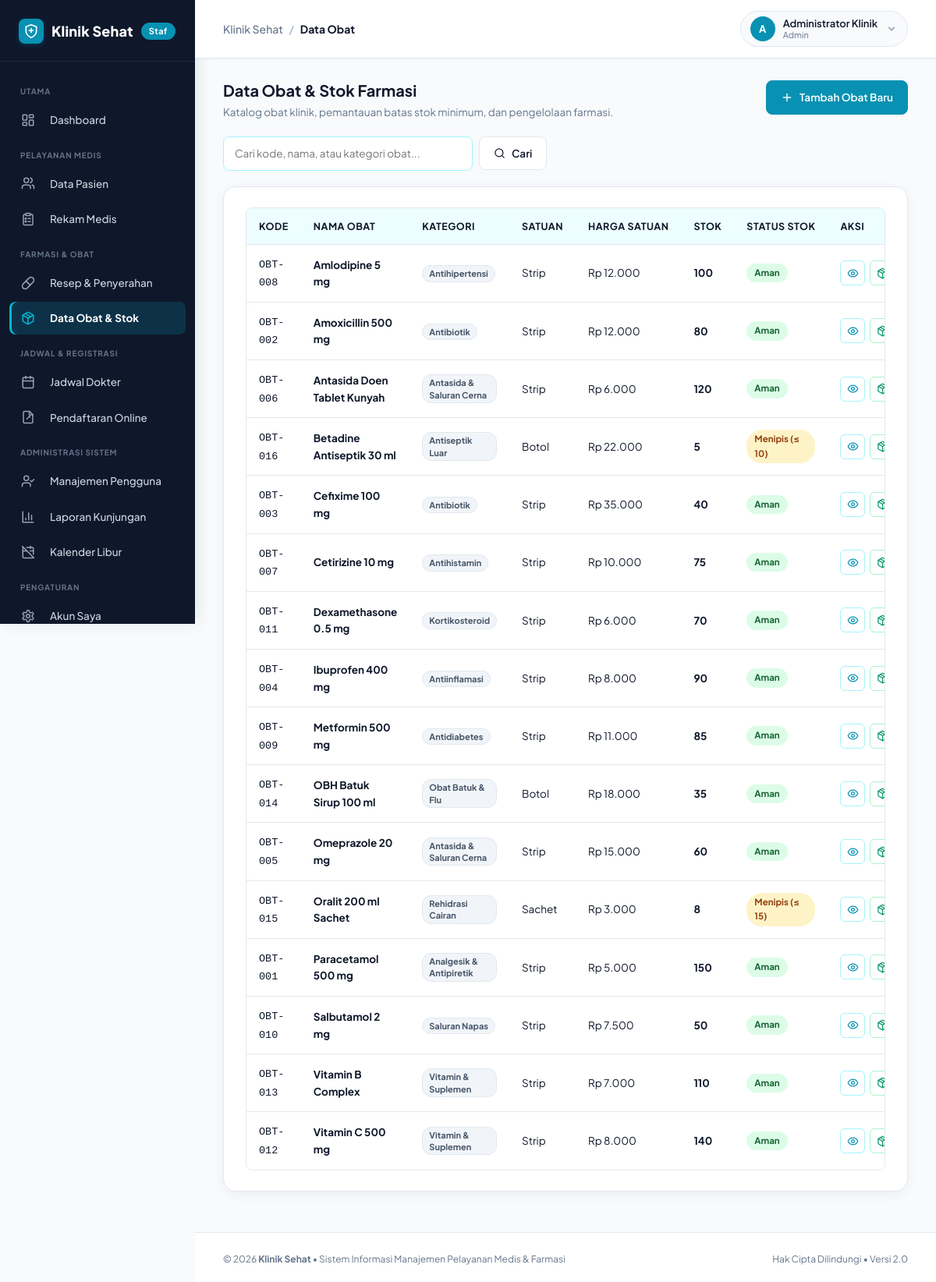
Screenshot of /index.php?url=obat (signed in) with the database file from the repository.
### tables this page shows
CREATE TABLE users (
    id_user INT AUTO_INCREMENT PRIMARY KEY,
    nama VARCHAR(100) NOT NULL,
    username VARCHAR(50) NOT NULL UNIQUE,
    password VARCHAR(255) NOT NULL,
    role ENUM('admin', 'resepsionis', 'dokter', 'apoteker') NOT NULL DEFAULT 'admin',
    is_active TINYINT(1) NOT NULL DEFAULT 1,
    aktif_mulai DATE NOT NULL,
    aktif_sampai DATE NOT NULL,
    created_at TIMESTAMP DEFAULT CURRENT_TIMESTAMP
);

CREATE TABLE obat (
    id_obat INT AUTO_INCREMENT PRIMARY KEY,
    kode_obat VARCHAR(30) NOT NULL UNIQUE,
    nama_obat VARCHAR(100) NOT NULL,
    kategori VARCHAR(100),
    satuan VARCHAR(30) NOT NULL,
    harga DECIMAL(12,2) NOT NULL DEFAULT 0,
    stok INT NOT NULL DEFAULT 0,
    stok_minimum INT NOT NULL DEFAULT 10,
    created_at TIMESTAMP DEFAULT CURRENT_TIMESTAMP
);

### controllers/ObatController.php (called while the page is built, shortened)
<?php
class ObatController extends Controller
{
    private $obat;
    public function __construct()
    {
        require_role('admin', 'apoteker', 'dokter');
        $this->obat = new Obat();
    }
    public function index()
    {
        $search = trim($_GET['q'] ?? '');
        $this->view('obat/index', [
            'title'  => 'Data Obat',
            'items'  => $this->obat->all($search),
            'search' => $search
        ]);
    }
}

### index.php (called while the page is built, shortened)
<?php
require_once __DIR__ . '/core/Database.php';
require_once __DIR__ . '/core/Icon.php';
function icon($name, $class = '', $size = 18, $strokeWidth = 2)
{
    return Icon::render($name, $class, $size, $strokeWidth);
}
function e($value)
{
    return htmlspecialchars((string) $value, ENT_QUOTES, 'UTF-8');
}
function route($path = '')
{
    return BASE_URL . '/index.php?url=' . $path;
}
function asset($path)
{
    $file = __DIR__ . '/public/' . $path;
    $version = is_file($file) ? '?v=' . filemtime($file) : '';
    return BASE_URL . '/public/' . $path . $version;
}
function rupiah($angka)
{
    return 'Rp ' . number_format((float) $angka, 0, ',', '.');
}
function is_logged_in()
{
    return isset($_SESSION['user']);
}
function current_user()
{
    return $_SESSION['user'] ?? null;
}
function has_role(...$roles)
{
    return is_logged_in() && in_array($_SESSION['user']['role'], $roles, true);
}
function require_login()
{
    $stmt = Database::connect()->prepare(
        "SELECT id_user, nama, username, role, is_active, aktif_mulai, aktif_sampai
         FROM users WHERE id_user = ? LIMIT 1"
    );
    $stmt->execute([$_SESSION['user']['id_user']]);
}
function require_role(...$roles)
{
    require_login();
}
$url = trim($_GET['url'] ?? 'beranda', '/');
$parts = $url === '' ? ['beranda'] : explode('/', $url);
$method = preg_replace('/[^a-zA-Z]/', '', $parts[1] ?? 'index');
$params = array_slice($parts, 2);
$controller = new $class();
call_user_func_array([$controller, $method], $params);

### core/Database.php (called while the page is built, shortened)
<?php
class Database
{
    private static $pdo = null;
    public static function connect()
    {
        if (self::$pdo === null) {
            try {
                $dsn = "mysql:host=" . DB_HOST .
                       ";port=" . DB_PORT .
                       ";dbname=" . DB_NAME .
                       ";charset=utf8mb4";
                self::$pdo = new PDO(
                    $dsn,
                    DB_USER,
                    DB_PASS,
                    [
                        PDO::ATTR_ERRMODE => PDO::ERRMODE_EXCEPTION,
                        PDO::ATTR_DEFAULT_FETCH_MODE => PDO::FETCH_ASSOC,
                        PDO::ATTR_EMULATE_PREPARES => false
                    ]
                );
            } catch (PDOException $e) {
                error_log('Database connection failed: ' . $e->getMessage());
                http_response_code(500);
                die('Layanan sedang tidak tersedia. Silakan coba kembali.');
            }
        }
        return self::$pdo;
    }
}

### models/Obat.php (called while the page is built, shortened)
<?php
class Obat extends Model
{
    public function all($search = '')
    {
        return $this->db->query("SELECT * FROM obat ORDER BY nama_obat")->fetchAll();
    }
}

### views/obat/index.php (the view, shortened to what this page needs)
<?php require __DIR__ . '/../layouts/header.php'; ?>
<div class="page-header">
    <div class="page-header-text">
        <h2>Data Obat &amp; Stok Farmasi</h2>
        <p class="muted">Katalog obat klinik, pemantauan batas stok minimum, dan pengelolaan farmasi.</p>
    </div>
    <?php if (has_role('admin', 'apoteker')): ?>
        <div class="page-header-actions">
            <a class="btn btn-primary" href="<?= route('obat/create') ?>">
                <?= icon('plus', '', 16) ?> Tambah Obat Baru
            </a>
        </div>
    <?php endif; ?>
</div>
<div class="toolbar">
    <form method="get" action="<?= BASE_URL ?>/index.php" class="search">
        <input type="text" name="q" value="<?= e($search) ?>" placeholder="Cari kode, nama, atau kategori obat...">
        <button type="submit" class="btn">
            <?= icon('search', '', 15) ?> Cari
        </button>
    </form>
</div>
<div class="panel">
    <div class="table-wrap">
        <table>
            <thead>
                <tr>
                    <th>Kode</th>
                    <th>Nama Obat</th>
                    <th>Kategori</th>
                    <th>Satuan</th>
                    <th>Harga Satuan</th>
                    <th>Stok</th>
                    <th>Status Stok</th>
                    <th style="min-width: 220px;">Aksi</th>
                </tr>
            </thead>
            <tbody>
            <?php foreach ($items as $o): ?>
                <?php
                $stok = (int) $o['stok'];
                $min = (int) $o['stok_minimum'];
                ?>
                <tr>
                    <td><code><?= e($o['kode_obat']) ?></code></td>
                    <td><strong><?= e($o['nama_obat']) ?></strong></td>
                    <td><span class="badge badge-light"><?= e($o['kategori'] ?: 'Umum') ?></span></td>
                    <td><?= e($o['satuan']) ?></td>
                    <td><?= rupiah($o['harga']) ?></td>
                    <td><strong><?= $stok ?></strong></td>
                    <td>
                        <?php if ($stok <= 0): ?>
                            <span class="status status-batal">Habis</span>
                        <?php elseif ($stok <= $min): ?>
                            <span class="status status-menunggu">Menipis (&le; <?= $min ?>)</span>
                        <?php else: ?>
                            <span class="status status-selesai">Aman</span>
                        <?php endif; ?>
                    </td>
                    <td class="actions">
                        <a class="icon-btn icon-btn-primary" href="<?= route('obat/show/' . (int) $o['id_obat']) ?>" title="Detail Obat">
                            <?= icon('eye', '', 15) ?>
                        </a>
                        <?php if (has_role('admin', 'apoteker')): ?>
                            <a class="icon-btn icon-btn-success" href="<?= route('obat/stok/' . (int) $o['id_obat']) ?>" title="Tambah Stok">
                                <?= icon('package-plus', '', 15) ?>
                            </a>
                        <?php endif; ?>
                    </td>
                </tr>
            <?php endforeach; ?>
            </tbody>
        </table>
    </div>
</div>
<?php require __DIR__ . '/../layouts/footer.php'; ?>

### views/layouts/header.php (shortened to what this page needs)
<?php
$user = current_user();
$rawUrl = trim($_GET['url'] ?? 'dashboard', '/');
$urlSegments = explode('/', $rawUrl);
$activePage = $urlSegments[0] ?? 'dashboard';
?>
<!DOCTYPE html>
<html lang="id">
<head>
    <link rel="stylesheet" href="<?= asset('css/style.css') ?>">
</head>
<body>
<div class="layout">
    <aside class="sidebar" id="sidebar">
        <div class="brand">
            <a href="<?= route('dashboard') ?>" class="brand-link">
                <span class="brand-badge-icon"><?= icon('shield-plus', '', 20) ?></span>
                <span class="brand-title">Klinik Sehat</span>
                <span class="brand-ribbon">Staf</span>
            </a>
        </div>
        <nav>
            <div class="nav-section-label">UTAMA</div>
            <a href="<?= route('dashboard') ?>" class="<?= $activePage === 'dashboard' ? 'active' : '' ?>" <?= $activePage === 'dashboard' ? 'aria-current="page"' : '' ?>>
                <span class="nav-icon"><?= icon('layout-dashboard') ?></span> Dashboard
            </a>
            <?php if (has_role('admin', 'dokter', 'resepsionis')): ?>
                <div class="nav-section-label">PELAYANAN MEDIS</div>
                <a href="<?= route('pasien') ?>" class="<?= $activePage === 'pasien' ? 'active' : '' ?>" <?= $activePage === 'pasien' ? 'aria-current="page"' : '' ?>>
                    <span class="nav-icon"><?= icon('users') ?></span> Data Pasien
                </a>
            <?php endif; ?>
            <?php if (has_role('admin', 'dokter')): ?>
                <a href="<?= route('rekam_medis') ?>" class="<?= $activePage === 'rekam_medis' ? 'active' : '' ?>" <?= $activePage === 'rekam_medis' ? 'aria-current="page"' : '' ?>>
                    <span class="nav-icon"><?= icon('clipboard-list') ?></span> Rekam Medis
                </a>
            <?php endif; ?>
            <?php if (has_role('admin', 'dokter', 'apoteker')): ?>
                <div class="nav-section-label">FARMASI &amp; OBAT</div>
                <a href="<?= route('resep') ?>" class="<?= $activePage === 'resep' ? 'active' : '' ?>" <?= $activePage === 'resep' ? 'aria-current="page"' : '' ?>>
                    <span class="nav-icon"><?= icon('pill') ?></span> Resep &amp; Penyerahan
                </a>
                <a href="<?= route('obat') ?>" class="<?= $activePage === 'obat' ? 'active' : '' ?>" <?= $activePage === 'obat' ? 'aria-current="page"' : '' ?>>
                    <span class="nav-icon"><?= icon('package') ?></span> Data Obat &amp; Stok
                </a>
            <?php endif; ?>
            <?php if (has_role('admin', 'dokter', 'resepsionis')): ?>
                <div class="nav-section-label">JADWAL &amp; REGISTRASI</div>
                <a href="<?= route('jadwal') ?>" class="<?= $activePage === 'jadwal' ? 'active' : '' ?>" <?= $activePage === 'jadwal' ? 'aria-current="page"' : '' ?>>
                    <span class="nav-icon"><?= icon('calendar') ?></span> Jadwal Dokter
                </a>
            <?php endif; ?>
            <?php if (has_role('admin', 'resepsionis')): ?>
                <a href="<?= route('pendaftaran/verifikasi') ?>" class="<?= $activePage === 'pendaftaran' ? 'active' : '' ?>" <?= $activePage === 'pendaftaran' ? 'aria-current="page"' : '' ?>>
                    <span class="nav-icon"><?= icon('file-signature') ?></span> Pendaftaran Online
                </a>
            <?php endif; ?>
            <?php if (has_role('admin')): ?>
                <div class="nav-section-label">ADMINISTRASI SISTEM</div>
                <a href="<?= route('pengguna') ?>" class="<?= $activePage === 'pengguna' ? 'active' : '' ?>" <?= $activePage === 'pengguna' ? 'aria-current="page"' : '' ?>>
                    <span class="nav-icon"><?= icon('user-check') ?></span> Manajemen Pengguna
                </a>
                <a href="<?= route('laporan') ?>" class="<?= $activePage === 'laporan' ? 'active' : '' ?>" <?= $activePage === 'laporan' ? 'aria-current="page"' : '' ?>>
                    <span class="nav-icon"><?= icon('bar-chart-3') ?></span> Laporan Kunjungan
                </a>
                <a href="<?= route('hari_libur') ?>" class="<?= $activePage === 'hari_libur' ? 'active' : '' ?>" <?= $activePage === 'hari_libur' ? 'aria-current="page"' : '' ?>>
                    <span class="nav-icon"><?= icon('calendar-off') ?></span> Kalender Libur
                </a>
            <?php endif; ?>
            <div class="nav-section-label">PENGATURAN</div>
            <a href="<?= route('akun') ?>" class="<?= $activePage === 'akun' ? 'active' : '' ?>" <?= $activePage === 'akun' ? 'aria-current="page"' : '' ?>>
                <span class="nav-icon"><?= icon('settings') ?></span> Akun Saya
            </a>
        </nav>
    </aside>
    <div class="main-wrapper">
        <header class="top-navbar">
            <div class="top-nav-left">
                <div class="breadcrumb-trail">
                    <span class="breadcrumb-app">Klinik Sehat</span>
                    <span class="breadcrumb-separator">/</span>
                    <span class="breadcrumb-current"><?= e($title ?? 'Dashboard') ?></span>
                </div>
            </div>
            <div class="top-nav-right">
                <div class="user-profile-menu">
                    <button type="button" class="profile-trigger-btn" id="user-menu-btn" aria-expanded="false" aria-haspopup="true">
                        <span class="avatar-circle"><?= strtoupper(substr($user['nama'], 0, 1)) ?></span>
                        <div class="user-meta">
                            <span class="user-display-name"><?= e($user['nama']) ?></span>
                            <span class="user-display-role"><?= e(ucfirst($user['role'])) ?></span>
                        </div>
                        <svg class="dropdown-chevron" width="16" height="16" fill="currentColor" viewBox="0 0 20 20">
                            <path fill-rule="evenodd" d="M5.293 7.293a1 1 0 011.414 0L10 10.586l3.293-3.293a1 1 0 111.414 1.414l-4 4a1 1 0 01-1.414 0l-4-4a1 1 0 010-1.414z" clip-rule="evenodd"/>
                        </svg>
                    </button>
                </div>
            </div>
        </header>
        <main class="content-body">

### core/Icon.php (shortened to what this page needs)
<?php
class Icon
{
    public static function render($name, $class = '', $size = 18, $strokeWidth = 2)
    {
        $path = self::$icons[$name] ?? self::$icons['info'];
        $classAttr = 'ui-icon' . ($class ? ' ' . htmlspecialchars($class, ENT_QUOTES, 'UTF-8') : '');
        $sizeAttr = (int) $size;
        $strokeAttr = (float) $strokeWidth;
        return sprintf(
            '<svg class="%s" width="%d" height="%d" viewBox="0 0 24 24" fill="none" stroke="currentColor" stroke-width="%.1f" stroke-linecap="round" stroke-linejoin="round" aria-hidden="true">%s</svg>',
            $classAttr,
            $sizeAttr,
            $sizeAttr,
            $strokeAttr,
            $path
        );
    }
}

### rows the page displays
users: nama "A", nama "Administrator Klinik", role "Admin"
obat: kode_obat "OBT-008", nama_obat "Amlodipine 5 mg", kategori "Antihipertensi", satuan "Strip", harga "Rp 12.000", stok "100", stok_minimum "Aman"
obat: kode_obat "OBT-002", nama_obat "Amoxicillin 500 mg", kategori "Antibiotik", satuan "Strip", harga "Rp 12.000", stok "80", stok_minimum "Aman"
obat: kode_obat "OBT-006", nama_obat "Antasida Doen Tablet Kunyah", kategori "Antasida & Saluran Cerna", satuan "Strip", harga "Rp 6.000", stok "120", stok_minimum "Aman"
obat: kode_obat "OBT-016", nama_obat "Betadine Antiseptik 30 ml", kategori "Antiseptik Luar", satuan "Botol", harga "Rp 22.000", stok "5", stok_minimum "10"
obat: kode_obat "OBT-003", nama_obat "Cefixime 100 mg", kategori "Antibiotik", satuan "Strip", harga "Rp 35.000", stok "40", stok_minimum "Aman"
obat: kode_obat "OBT-007", nama_obat "Cetirizine 10 mg", kategori "Antihistamin", satuan "Strip", harga "Rp 10.000", stok "75", stok_minimum "Aman"
obat: kode_obat "OBT-011", nama_obat "Dexamethasone 0.5 mg", kategori "Kortikosteroid", satuan "Strip", harga "Rp 6.000", stok "70", stok_minimum "Aman"
obat: kode_obat "OBT-004", nama_obat "Ibuprofen 400 mg", kategori "Antiinflamasi", satuan "Strip", harga "Rp 8.000", stok "90", stok_minimum "Aman"
obat: kode_obat "OBT-009", nama_obat "Metformin 500 mg", kategori "Antidiabetes", satuan "Strip", harga "Rp 11.000", stok "85", stok_minimum "Aman"
obat: kode_obat "OBT-014", nama_obat "OBH Batuk Sirup 100 ml", kategori "Obat Batuk & Flu", satuan "Botol", harga "Rp 18.000", stok "35", stok_minimum "Aman"
obat: kode_obat "OBT-005", nama_obat "Omeprazole 20 mg", kategori "Antasida & Saluran Cerna", satuan "Strip", harga "Rp 15.000", stok "60", stok_minimum "Aman"
obat: kode_obat "OBT-015", nama_obat "Oralit 200 ml Sachet", kategori "Rehidrasi Cairan", satuan "Sachet", harga "Rp 3.000", stok "8", stok_minimum "15"
obat: kode_obat "OBT-001", nama_obat "Paracetamol 500 mg", kategori "Analgesik & Antipiretik", satuan "Strip", harga "Rp 5.000", stok "150", stok_minimum "Aman"
obat: kode_obat "OBT-010", nama_obat "Salbutamol 2 mg", kategori "Saluran Napas", satuan "Strip", harga "Rp 7.500", stok "50", stok_minimum "Aman"
obat: kode_obat "OBT-013", nama_obat "Vitamin B Complex", kategori "Vitamin & Suplemen", satuan "Strip", harga "Rp 7.000", stok "110", stok_minimum "Aman"
obat: kode_obat "OBT-012", nama_obat "Vitamin C 500 mg", kategori "Vitamin & Suplemen", satuan "Strip", harga "Rp 8.000", stok "140", stok_minimum "Aman"

### other values shown
$title "Data Obat"
